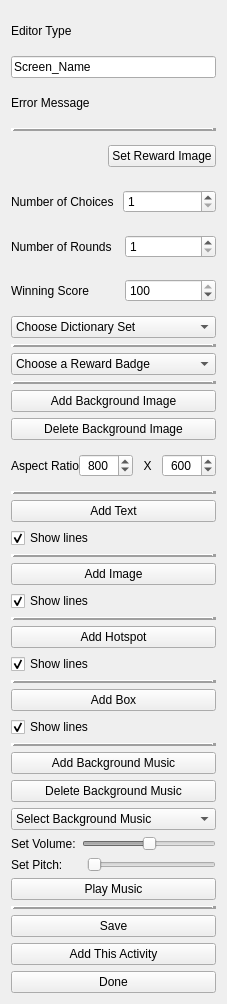
             <widget class="QWidget" name="scrollAreaWidgetContents">
              <property name="geometry">
               <rect>
                <x>0</x>
                <y>0</y>
                <width>227</width>
                <height>1004</height>
               </rect>
              </property>
              <layout class="QVBoxLayout" name="verticalLayout">
               <item>
                <widget class="QLabel" name="editorType">
                 <property name="text">
                  <string>Editor Type</string>
                 </property>
                </widget>
               </item>
               <item>
                <widget class="QLineEdit" name="screenName">
                 <property name="text">
                  <string>Screen_Name</string>
                 </property>
                </widget>
               </item>
               <item>
                <widget class="QLabel" name="screenErr">
                 <property name="text">
                  <string>Error Message</string>
                 </property>
                </widget>
               </item>
               <item>
                <widget class="Line" name="line_4">
                 <property name="frameShadow">
                  <enum>QFrame::Raised</enum>
                 </property>
                 <property name="lineWidth">
                  <number>4</number>
                 </property>
                 <property name="orientation">
                  <enum>Qt::Horizontal</enum>
                 </property>
                </widget>
               </item>
               <item>
                <widget class="QWidget" name="actRewardWidg" native="true">
                 <layout class="QHBoxLayout" name="horizontalLayout_34">
                  <property name="leftMargin">
                   <number>0</number>
                  </property>
                  <property name="topMargin">
                   <number>0</number>
                  </property>
                  <property name="rightMargin">
                   <number>0</number>
                  </property>
                  <property name="bottomMargin">
                   <number>0</number>
                  </property>
                  <item>
                   <widget class="QLabel" name="actRewardImg">
                    <property name="text">
                     <string/>
                    </property>
                   </widget>
                  </item>
                  <item>
                   <widget class="QPushButton" name="setActRewardImg">
                    <property name="text">
                     <string>Set Reward Image</string>
                    </property>
                   </widget>
                  </item>
                 </layout>
                </widget>
               </item>
               <item>
                <widget class="QWidget" name="choicesWidg" native="true">
                 <layout class="QHBoxLayout" name="horizontalLayout_27">
                  <property name="leftMargin">
                   <number>0</number>
                  </property>
                  <property name="topMargin">
                   <number>0</number>
                  </property>
                  <property name="rightMargin">
                   <number>0</number>
                  </property>
                  <property name="bottomMargin">
                   <number>0</number>
                  </property>
                  <item>
                   <widget class="QLabel" name="label_20">
                    <property name="minimumSize">
                     <size>
                      <width>106</width>
                      <height>0</height>
                     </size>
                    </property>
                    <property name="text">
                     <string>Number of Choices</string>
                    </property>
                   </widget>
                  </item>
                  <item>
                   <widget class="QSpinBox" name="numChoices">
                    <property name="minimum">
                     <number>1</number>
                    </property>
                   </widget>
                  </item>
                 </layout>
                </widget>
               </item>
               <item>
                <widget class="QWidget" name="roundsWidg" native="true">
                 <layout class="QHBoxLayout" name="horizontalLayout_28">
                  <property name="leftMargin">
                   <number>0</number>
                  </property>
                  <property name="topMargin">
                   <number>0</number>
                  </property>
                  <property name="rightMargin">
                   <number>0</number>
                  </property>
                  <property name="bottomMargin">
                   <number>0</number>
                  </property>
                  <item>
                   <widget class="QLabel" name="label_21">
                    <property name="minimumSize">
                     <size>
                      <width>108</width>
                      <height>0</height>
                     </size>
                    </property>
                    <property name="text">
                     <string>Number of Rounds</string>
                    </property>
                   </widget>
                  </item>
                  <item>
                   <widget class="QSpinBox" name="numRounds">
                    <property name="minimum">
                     <number>1</number>
                    </property>
                   </widget>
                  </item>
                 </layout>
                </widget>
               </item>
               <item>
                <widget class="QWidget" name="maxScoreWidg" native="true">
                 <layout class="QHBoxLayout" name="horizontalLayout_36">
                  <property name="leftMargin">
                   <number>0</number>
                  </property>
                  <property name="topMargin">
                   <number>0</number>
                  </property>
                  <property name="rightMargin">
                   <number>0</number>
                  </property>
                  <property name="bottomMargin">
                   <number>0</number>
                  </property>
                  <item>
                   <widget class="QLabel" name="label_23">
                    <property name="minimumSize">
                     <size>
                      <width>108</width>
                      <height>0</height>
                     </size>
                    </property>
                    <property name="text">
                     <string>Winning Score</string>
                    </property>
                   </widget>
                  </item>
                  <item>
                   <widget class="QSpinBox" name="maxScore">
                    <property name="minimum">
                     <number>0</number>
                    </property>
                    <property name="maximum">
                     <number>100</number>
                    </property>
                    <property name="value">
                     <number>100</number>
                    </property>
                   </widget>
                  </item>
                 </layout>
                </widget>
               </item>
               <item>
                <widget class="QComboBox" name="selectDictSet">
                 <item>
                  <property name="text">
                   <string>Choose Dictionary Set</string>
                  </property>
                 </item>
                </widget>
               </item>
               <item>
                <widget class="Line" name="actLine">
                 <property name="frameShadow">
                  <enum>QFrame::Raised</enum>
                 </property>
                 <property name="lineWidth">
                  <number>4</number>
                 </property>
                 <property name="orientation">
                  <enum>Qt::Horizontal</enum>
                 </property>
                </widget>
               </item>
               <item>
                <widget class="QComboBox" name="chooseRewardBadge">
                 <item>
                  <property name="text">
                   <string>Choose a Reward Badge</string>
                  </property>
                 </item>
                </widget>
               </item>
               <item>
                <widget class="Line" name="badgeLine">
                 <property name="frameShadow">
                  <enum>QFrame::Raised</enum>
                 </property>
                 <property name="lineWidth">
                  <number>4</number>
                 </property>
                 <property name="orientation">
                  <enum>Qt::Horizontal</enum>
                 </property>
                </widget>
               </item>
               <item>
                <widget class="QPushButton" name="loadBGI">
                 <property name="text">
                  <string>Add Background Image</string>
                 </property>
                </widget>
               </item>
               <item>
                <widget class="QPushButton" name="delBGI">
                 <property name="text">
                  <string>Delete Background Image</string>
                 </property>
                </widget>
               </item>
               <item>
                <widget class="QWidget" name="widget_4" native="true">
                 <layout class="QHBoxLayout" name="horizontalLayout_9">
                  <property name="spacing">
                   <number>0</number>
                  </property>
                  <property name="leftMargin">
                   <number>0</number>
                  </property>
                  <property name="topMargin">
                   <number>0</number>
                  </property>
                  <property name="rightMargin">
                   <number>0</number>
                  </property>
                  <property name="bottomMargin">
                   <number>0</number>
                  </property>
                  <item>
                   <widget class="QLabel" name="label_10">
                    <property name="text">
                     <string>Aspect Ratio</string>
                    </property>
                   </widget>
                  </item>
                  <item>
                   <widget class="QSpinBox" name="widthRatio">
                    <property name="alignment">
                     <set>Qt::AlignCenter</set>
                    </property>
                    <property name="minimum">
                     <number>250</number>
                    </property>
                    <property name="maximum">
                     <number>2500</number>
                    </property>
                    <property name="value">
                     <number>800</number>
                    </property>
                   </widget>
                  </item>
                  <item>
                   <widget class="QLabel" name="label_13">
                    <property name="text">
                     <string>X</string>
                    </property>
                    <property name="alignment">
                     <set>Qt::AlignCenter</set>
                    </property>
                   </widget>
                  </item>
                  <item>
                   <widget class="QSpinBox" name="heightRatio">
                    <property name="alignment">
                     <set>Qt::AlignCenter</set>
                    </property>
                    <property name="minimum">
                     <number>250</number>
                    </property>
                    <property name="maximum">
                     <number>2500</number>
                    </property>
                    <property name="value">
                     <number>600</number>
                    </property>
                   </widget>
                  </item>
                 </layout>
                </widget>
               </item>
               <item>
                <widget class="Line" name="line_9">
                 <property name="frameShadow">
                  <enum>QFrame::Raised</enum>
                 </property>
                 <property name="lineWidth">
                  <number>4</number>
                 </property>
                 <property name="orientation">
                  <enum>Qt::Horizontal</enum>
                 </property>
                </widget>
               </item>
               <item>
                <widget class="QPushButton" name="addText">
                 <property name="text">
                  <string>Add Text</string>
                 </property>
                </widget>
               </item>
               <item>
                <widget class="QCheckBox" name="TextLines">
                 <property name="text">
                  <string>Show lines</string>
                 </property>
                 <property name="checked">
                  <bool>true</bool>
                 </property>
                </widget>
               </item>
               <item>
                <widget class="Line" name="textLine">
                 <property name="frameShadow">
                  <enum>QFrame::Raised</enum>
                 </property>
                 <property name="lineWidth">
                  <number>4</number>
                 </property>
                 <property name="orientation">
                  <enum>Qt::Horizontal</enum>
                 </property>
                </widget>
               </item>
               <item>
                <widget class="QPushButton" name="addImg">
                 <property name="text">
                  <string>Add Image</string>
                 </property>
                </widget>
               </item>
               <item>
                <widget class="QCheckBox" name="imgLines">
                 <property name="text">
                  <string>Show lines</string>
                 </property>
                 <property name="checked">
                  <bool>true</bool>
                 </property>
                </widget>
               </item>
               <item>
                <widget class="Line" name="imgLine">
                 <property name="frameShadow">
                  <enum>QFrame::Raised</enum>
                 </property>
                 <property name="lineWidth">
                  <number>4</number>
                 </property>
                 <property name="orientation">
                  <enum>Qt::Horizontal</enum>
                 </property>
                </widget>
               </item>
               <item>
                <widget class="QPushButton" name="addHotspot">
                 <property name="text">
                  <string>Add Hotspot</string>
                 </property>
                </widget>
               </item>
               <item>
                <widget class="QCheckBox" name="hotspotLines">
                 <property name="text">
                  <string>Show lines</string>
                 </property>
                 <property name="checked">
                  <bool>true</bool>
                 </property>
                </widget>
               </item>
               <item>
                <widget class="Line" name="hotspotLine">
                 <property name="frameShadow">
                  <enum>QFrame::Raised</enum>
                 </property>
                 <property name="lineWidth">
                  <number>4</number>
                 </property>
                 <property name="orientation">
                  <enum>Qt::Horizontal</enum>
                 </property>
                </widget>
               </item>
               <item>
                <widget class="QPushButton" name="addBox">
                 <property name="text">
                  <string>Add Box</string>
                 </property>
                </widget>
               </item>
               <item>
                <widget class="QCheckBox" name="boxLines">
                 <property name="text">
                  <string>Show lines</string>
                 </property>
                 <property name="checked">
                  <bool>true</bool>
                 </property>
                </widget>
               </item>
               <item>
                <widget class="Line" name="boxLine">
                 <property name="frameShadow">
                  <enum>QFrame::Raised</enum>
                 </property>
                 <property name="lineWidth">
                  <number>4</number>
                 </property>
                 <property name="orientation">
                  <enum>Qt::Horizontal</enum>
                 </property>
                </widget>
               </item>
               <item>
                <widget class="QPushButton" name="addBGM">
                 <property name="text">
                  <string>Add Background Music</string>
                 </property>
                </widget>
               </item>
               <item>
                <widget class="QPushButton" name="delBGM">
                 <property name="text">
                  <string>Delete Background Music</string>
                 </property>
                </widget>
               </item>
               <item>
                <widget class="QComboBox" name="selectBGM">
                 <property name="currentText">
                  <string>Select Background Music</string>
                 </property>
                 <property name="insertPolicy">
                  <enum>QComboBox::InsertAlphabetically</enum>
                 </property>
                 <item>
                  <property name="text">
                   <string>Select Background Music</string>
                  </property>
                 </item>
                </widget>
               </item>
               <item>
                <widget class="QWidget" name="widget" native="true">
                 <property name="sizePolicy">
                  <sizepolicy hsizetype="Preferred" vsizetype="Fixed">
                   <horstretch>0</horstretch>
                   <verstretch>0</verstretch>
                  </sizepolicy>
                 </property>
                 <layout class="QHBoxLayout" name="horizontalLayout_2">
                  <property name="leftMargin">
                   <number>0</number>
                  </property>
                  <property name="topMargin">
                   <number>0</number>
                  </property>
                  <property name="rightMargin">
                   <number>0</number>
                  </property>
                  <property name="bottomMargin">
                   <number>0</number>
                  </property>
                  <item>
                   <widget class="QLabel" name="label">
                    <property name="sizePolicy">
                     <sizepolicy hsizetype="Fixed" vsizetype="Preferred">
                      <horstretch>0</horstretch>
                      <verstretch>0</verstretch>
                     </sizepolicy>
                    </property>
                    <property name="text">
                     <string>Set Volume:</string>
                    </property>
                   </widget>
                  </item>
                  <item>
                   <widget class="QSlider" name="vol">
                    <property name="enabled">
                     <bool>false</bool>
                    </property>
                    <property name="maximum">
                     <number>100</number>
                    </property>
                    <property name="singleStep">
                     <number>1</number>
                    </property>
                    <property name="value">
                     <number>50</number>
                    </property>
                    <property name="orientation">
                     <enum>Qt::Horizontal</enum>
                    </property>
                   </widget>
                  </item>
                 </layout>
                </widget>
               </item>
               <item>
                <widget class="QWidget" name="widget_2" native="true">
                 <property name="sizePolicy">
                  <sizepolicy hsizetype="Preferred" vsizetype="Fixed">
                   <horstretch>0</horstretch>
                   <verstretch>0</verstretch>
                  </sizepolicy>
                 </property>
                 <layout class="QHBoxLayout" name="horizontalLayout_3">
                  <property name="leftMargin">
                   <number>0</number>
                  </property>
                  <property name="topMargin">
                   <number>0</number>
                  </property>
                  <property name="rightMargin">
                   <number>0</number>
                  </property>
                  <property name="bottomMargin">
                   <number>0</number>
                  </property>
                  <item>
                   <widget class="QLabel" name="label_2">
                    <property name="sizePolicy">
                     <sizepolicy hsizetype="Expanding" vsizetype="Preferred">
                      <horstretch>0</horstretch>
                      <verstretch>0</verstretch>
                     </sizepolicy>
                    </property>
                    <property name="maximumSize">
                     <size>
                      <width>70</width>
                      <height>16777215</height>
                     </size>
                    </property>
                    <property name="text">
                     <string>Set Pitch:</string>
                    </property>
                   </widget>
                  </item>
                  <item>
                   <widget class="QSlider" name="pitch">
                    <property name="enabled">
                     <bool>false</bool>
                    </property>
                    <property name="minimum">
                     <number>1</number>
                    </property>
                    <property name="maximum">
                     <number>10</number>
                    </property>
                    <property name="value">
                     <number>1</number>
                    </property>
                    <property name="orientation">
                     <enum>Qt::Horizontal</enum>
                    </property>
                   </widget>
                  </item>
                 </layout>
                </widget>
               </item>
               <item>
                <widget class="QPushButton" name="playBGM">
                 <property name="text">
                  <string>Play Music</string>
                 </property>
                 <property name="checkable">
                  <bool>true</bool>
                 </property>
                 <property name="checked">
                  <bool>false</bool>
                 </property>
                </widget>
               </item>
               <item>
                <widget class="Line" name="line_3">
                 <property name="frameShadow">
                  <enum>QFrame::Raised</enum>
                 </property>
                 <property name="lineWidth">
                  <number>4</number>
                 </property>
                 <property name="orientation">
                  <enum>Qt::Horizontal</enum>
                 </property>
                </widget>
               </item>
               <item>
                <widget class="QPushButton" name="saveEditor">
                 <property name="text">
                  <string>Save</string>
                 </property>
                </widget>
               </item>
               <item>
                <widget class="QPushButton" name="addScreen">
                 <property name="text">
                  <string>Add This Activity</string>
                 </property>
                </widget>
               </item>
               <item>
                <widget class="QPushButton" name="editScreen">
                 <property name="text">
                  <string>Done</string>
                 </property>
                </widget>
               </item>
              </layout>
             </widget>
